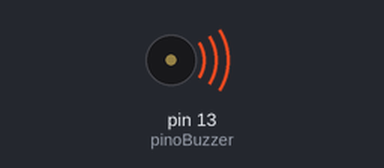
A sketch run on a simulated Arduino Uno, built with avr-gcc and run on an emulated ATmega328P. Parts: buzzer (waves = sounding).

Above: at 0.2 s.
Timing chart, 0 to 3.0 s (numbered marks = the images above):
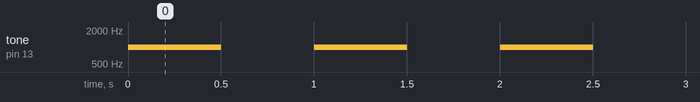

The sketch:

modulo_buzzer.ino
```cpp
/*
 * WORKSHOP INTRODUCAO A ARDUINO @CESARBR -- 09/03/2017
 * @ErickSimoes @eron93br
 * Código para o Módulo Nuzzer/LED
 */

/////////////////////////////////
// INICIALIZAÇÃO DAS VARIÁVEIS //
/////////////////////////////////
int pinoBuzzer = 13;//inicializando uma variável denominada
					//pinoBuzzer no pino digital 13 do Arduino.

///////////
// SETUP //
///////////

void setup() {
  pinMode(pinoBuzzer, OUTPUT);//configurando o pino13(pinoBuzzer)
  pinMode(7, INPUT); // entrada
}


///////////
// LOOP //
///////////

void loop() {
  tone(pinoBuzzer, 1000); //gerando no pino13 digital
  delay(500); //mantém o tom no Buzzer por 1/2s.
  noTone(pinoBuzzer); //interrompendo o tom no pino13
  					  //digital denominado como
  					  //pinoBuzzer.
  delay(500); //aguarda 0,25s com o Buzzer desligado.
}
```

Measured:
- by itself, tone on pin 13 (pinoBuzzer): alternates 1000 Hz for 0.50 s and silent for 0.50 s
